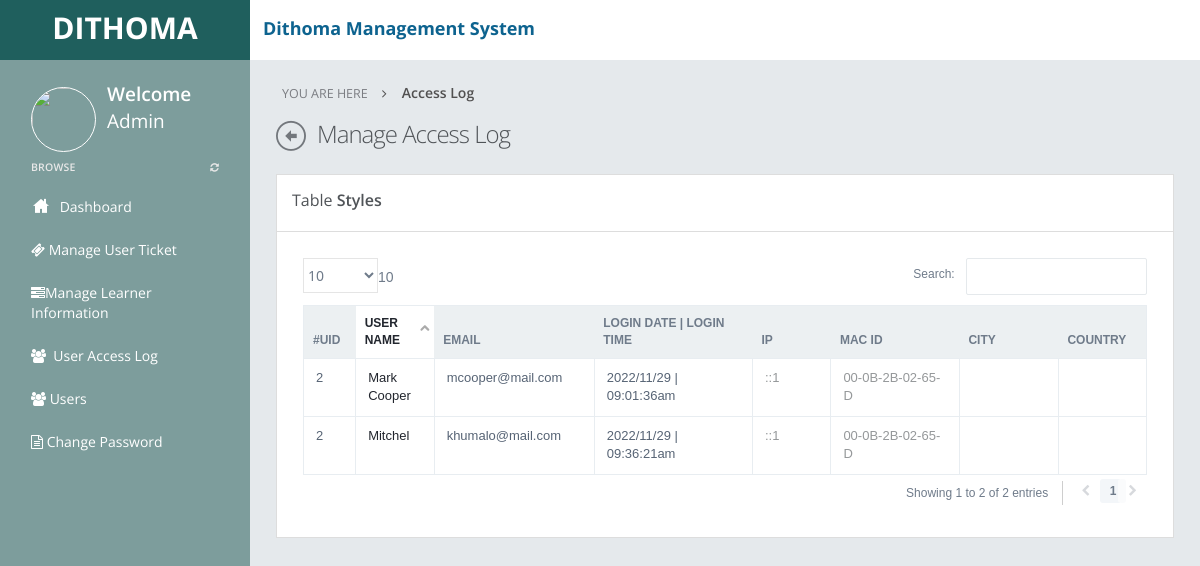
/admin/user-access-log.php (signed in), run on an earlier commit of the app's database.
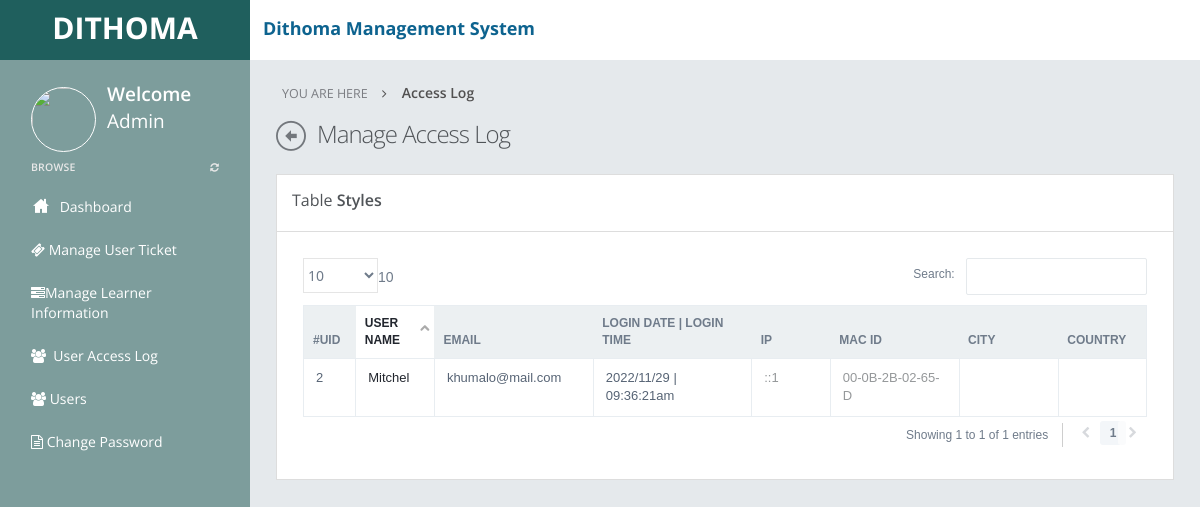
And on a later commit of the database.
### tables this page shows
CREATE TABLE `usercheck` (
  `id` int(11) NOT NULL,
  `logindate` varchar(255) DEFAULT '',
  `logintime` varchar(255) DEFAULT '',
  `user_id` int(11) DEFAULT NULL,
  `username` varchar(255) DEFAULT NULL,
  `email` varchar(255) DEFAULT '',
  `ip` varbinary(16) DEFAULT NULL,
  `mac` varbinary(16) DEFAULT NULL,
  `city` varchar(255) DEFAULT NULL,
  `country` varchar(255) DEFAULT NULL
);

### admin/user-access-log.php (the view, shortened to what this page needs)
<?php
include("dbconnection.php");
?>
<!DOCTYPE html>
<html>
<head>
<link href="../assets/plugins/bootstrap-select2/select2.css" rel="stylesheet" type="text/css" media="screen"/>
<link href="../assets/plugins/jquery-datatable/css/jquery.dataTables.css" rel="stylesheet" type="text/css"/>
<link href="../assets/plugins/datatables-responsive/css/datatables.responsive.css" rel="stylesheet" type="text/css" media="screen"/>
<link href="../assets/plugins/boostrapv3/css/bootstrap.min.css" rel="stylesheet" type="text/css"/>
<link href="../assets/plugins/boostrapv3/css/bootstrap-theme.min.css" rel="stylesheet" type="text/css"/>
<link href="../assets/plugins/font-awesome/css/font-awesome.css" rel="stylesheet" type="text/css"/>
<link href="../assets/css/animate.min.css" rel="stylesheet" type="text/css"/>
<link href="../assets/plugins/jquery-scrollbar/jquery.scrollbar.css" rel="stylesheet" type="text/css"/>
<link href="../assets/css/style.css" rel="stylesheet" type="text/css"/>
<link href="../assets/css/responsive.css" rel="stylesheet" type="text/css"/>
<link href="../assets/css/custom-icon-set.css" rel="stylesheet" type="text/css"/>
</head>
<body class="">
<?php include("header.php");?>
<div class="page-container row">
      <?php include("leftbar.php");?>
    </div>
  </div>
  <div class="page-content">
    <div class="content">
      <ul class="breadcrumb">
        <li>
          <p>YOU ARE HERE</p>
        </li>
        <li><a href="#" class="active">Access Log</a> </li>
      </ul>
      <div class="page-title"> <i class="icon-custom-left"></i>
        <h3>Manage Access Log</h3>
      </div>
      <div class="row-fluid">
        <div class="span12">
          <div class="grid simple ">
            <div class="grid-title">
              <h4>Table <span class="semi-bold">Styles</span></h4>
              <div class="tools"> <a href="javascript:;" class="collapse"></a>  </div>
            </div>
            <div class="grid-body ">
              <table class="table table-bordered table-hover table-condensed" id="example">
                <thead>
                  <tr>
                    <th style="width:1%">#Uid</th>
                    <th style="width:10%">User Name</th>
                      <th style="width:10%">Email </th>
                             <th style="width:18%">Login date | Login Time </th>
                    <th style="width:10%" data-hide="phone,tablet">IP</th>
                    <th style="width:15%">Mac id</th>
                    <th style="width:12%" data-hide="phone,tablet">City </th>
                    <th style="width:10%">Country </th>
                  </tr>
                </thead>
                <tbody>
                <?php $ret=mysqli_query($con,"select * from usercheck ");
				$cnt=1;
				while($row=mysqli_fetch_array($ret))
				{?>
                  <tr >
                    <td class="v-align-middle"><?php echo $row['user_id'];?></td>
                    <td class="v-align-middle"><?php echo $row['username'];?></td>
                               <td class="v-align-middle"><?php echo $row['email'];?></td>
                               <td class="v-align-middle"><?php echo $row['logindate'];?> | <?php echo $row['logintime'];?> </td>
                    <td class="v-align-middle"><span class="muted"><?php echo $row['ip'];?></span></td>
                    <td><span class="muted"><?php echo $row['mac'];?></span></td>
                    <td class="v-align-middle"><?php echo $row['city'];?>
                    </td>
                      <td><?php echo $row['country'];?></td>
                  </tr>
                 <?php $cnt=$cnt+1; } ?>
                </tbody>
              </table>
            </div>
          </div>
        </div>
      </div>
     </div>
  </div>
</div>
</body>
</html>

### admin/header.php (shortened to what this page needs)
<div class="header navbar navbar-inverse ">
  <div class="navbar-inner">
    <div class="header-seperation text-center">
      <h2>
      <a href="home.php" class="text-white"><strong>DITHOMA</strong></a>
      </h2>
    </div>
    <div class="header-quick-nav" >
      <div class="ml-2 pull-left" style="padding-top: 0.5em;padding-left: 1em">
        <h4>
        <a href="./admin/home.php" class="text-reset"><strong>Dithoma  Management System </strong></a>
        </h4>
      </div>
      <div class="pull-right">
        <ul class="nav quick-section ">
          <li class="quicklinks"> <a data-toggle="dropdown" class="dropdown-toggle  pull-right " href="#" id="user-options">
            <div class="iconset top-settings-dark "></div>
            </a>
          </li>
        </ul>
      </div>
    </div>
  </div>
</div>

### admin/leftbar.php
<div class="page-sidebar" id="main-menu">
  <div class="page-sidebar-wrapper scrollbar-dynamic" id="main-menu-wrapper">
    <div class="user-info-wrapper">
      <div class="profile-wrapper" style="border:solid #fff 1px;">
      <img src="../assets/img/admin.jpg"  alt="" data-src="../assets/img/admin.jpg" data-src-retina="../assets/img/admin.jpg" class="side-user-img" /> </div>
      <div class="user-info">
        <div class="greeting">Welcome</div>
        <div class="username">Admin</div>
      </div>
    </div>
    <p class="menu-title">BROWSE <span class="pull-right"><a href="#" onclick="location.reload()"><i class="fa fa-refresh"></i></a></span></p>
  <ul>
    <li class="start"> <a href="home.php"> <i class="icon-custom-home"></i> <span class="title">Dashboard</span>  </a>
    </li>
    <li><a href="manage-tickets.php"><span class="fa fa-ticket"></span> Manage User Ticket</a></li>
    <li ><a href="manage-quotes.php"> <span class="fa fa-tasks"></span>Manage Learner Information</a></li>
    <li><a href="user-access-log.php"><span class="fa fa-users"></span>&nbsp;&nbsp;User Access Log</a></li>
    <li><a href="manage-users.php"><span class="fa fa-users"></span> Users</a></li>
    <li><a href="change-password.php"><span class="fa fa-file-text-o"></span> Change Password</a></li>
  </ul>

### assets/css/responsive.css (style rules this page uses)
@media (min-width: 980px) { .page-sidebar { display: inline-block; float: left; position: fixed; width: 250px; margin-top: 58px; padding-bottom: 105px; } }
@media (min-width: 980px) { .page-sidebar .page-sidebar-wrapper { display: inline-block; float: left; height: 100%; max-width: 250px; width: 100%; } }
@media (min-width: 980px) { .page-sidebar ul { width: 250px; } }
@media (min-width: 980px) { .page-content { margin-left: 250px; min-height: 100%; } }

What changed in the data, as far as the page shows it:
removed usercheck: user "2", username "Mark Cooper", email "mcooper@mail.com", logindate "2022/11/29", logintime "09:01:36am", ip "::1", mac "00-0B-2B-02-65-D"
Also different on the page:
text written by a page script: "10 Search: 1 Showing 1 to 2 of 2 entries" → "10 Search: 1 Showing 1 to 1 of 1 entries"
